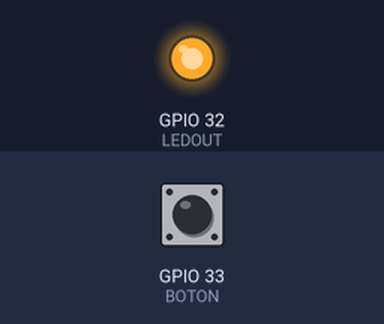
A program run on a simulated ESP32. Shown: output pins drawn as LEDs (lit = HIGH). The inputs (shaded band) are chosen by the test bench; at power-on: GPIO 33 (BOTON) LOW.

Above: at 1.2 s.
1.3 s: GPIO 33 (BOTON) pulled HIGH for 0.15 s
At 1.37 s:
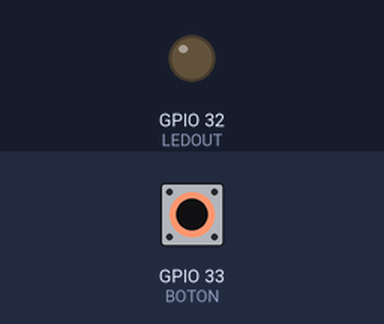
2.9 s: GPIO 33 (BOTON) pulled HIGH for 3.2 s
At 6.9 s:
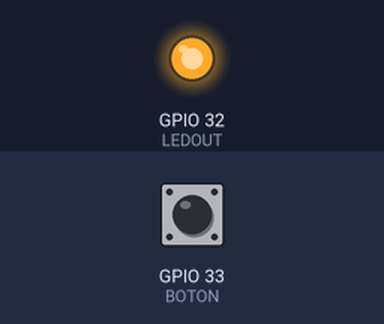
Timing chart, 0 to 8.4 s (numbered marks = the images above; inputs shaded):
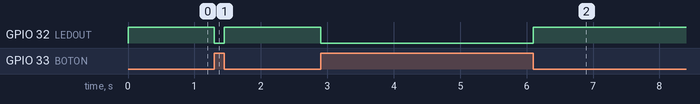

Measured:
- after the input at 1.3 s, GPIO 32 (LEDOUT): HIGH → LOW at once, → HIGH 0.15 s later
- after the input at 2.9 s, GPIO 32 (LEDOUT): HIGH → LOW at once, → HIGH 3.2 s later

The program:

main.cpp
```cpp
// archivo principal: main.ino
#include <Arduino.h>
#include "Led_boton.h"


void setup() {
  // Inicialización de los módulos
  ledSetup();
}

void loop() {
  // Llamada a los módulos
  ledLoop();
}
```

Led_boton.h
```cpp
#ifndef LED_MODULE_H
#define LED_MODULE_H

#include <Arduino.h>
    void ledSetup();
    void ledLoop();
#endif
```

led_boton.cpp
```cpp
#include "Led_boton.h"

const int LEDOUT=32;
const int BOTON=33;
int val;

void ledSetup()
{
  pinMode(LEDOUT,OUTPUT);
  pinMode(BOTON,INPUT);
}


void ledLoop()
{
  val=digitalRead(BOTON);
  if  (val==HIGH)     //pulsador levantado
    {
    digitalWrite(LEDOUT,LOW);
    }
  else                // pulsado
    { digitalWrite(LEDOUT,HIGH);
    }

}
```
